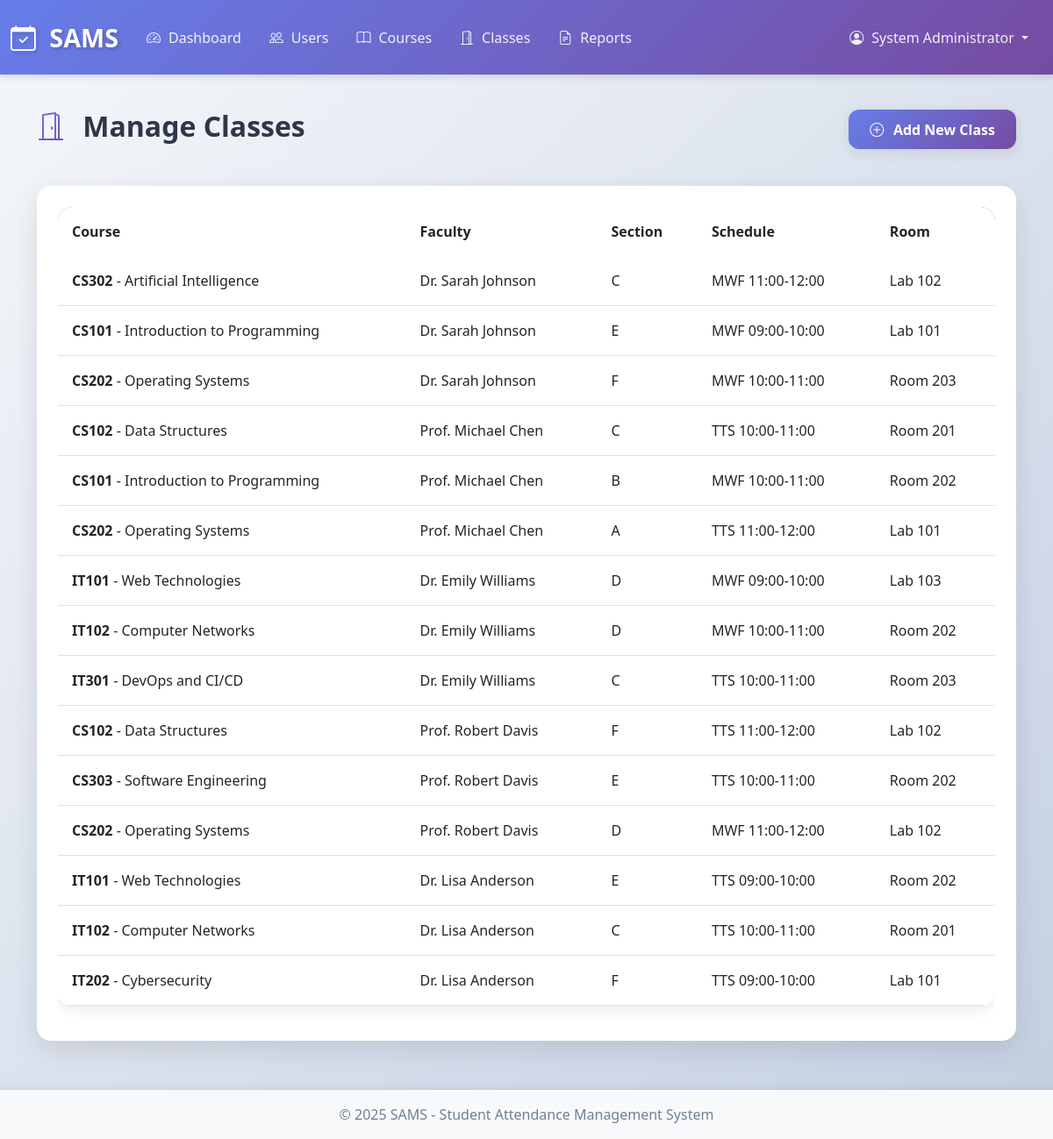
The page /admin/classes (signed in) on the database its author committed.
### app.py (models this page shows)
class User(db.Model):
    __tablename__ = 'users'
    id = db.Column(db.Integer, primary_key=True)
    username = db.Column(db.String(80), unique=True, nullable=False)
    email = db.Column(db.String(120), unique=True, nullable=False)
    password_hash = db.Column(db.String(200), nullable=False)
    role = db.Column(db.String(20), nullable=False)
    full_name = db.Column(db.String(100), nullable=False)
    created_at = db.Column(db.DateTime, default=datetime.utcnow)
    is_active = db.Column(db.Boolean, default=True)

class Class(db.Model):
    __tablename__ = 'classes'
    id = db.Column(db.Integer, primary_key=True)
    course_id = db.Column(db.Integer, db.ForeignKey('courses.id'), nullable=False)
    faculty_id = db.Column(db.Integer, db.ForeignKey('faculty.id'), nullable=False)
    section = db.Column(db.String(10))
    schedule = db.Column(db.String(100))
    room = db.Column(db.String(20))
    course = db.relationship('Course', backref='classes')
    faculty = db.relationship('Faculty', backref='classes')

class Course(db.Model):
    __tablename__ = 'courses'
    id = db.Column(db.Integer, primary_key=True)
    course_code = db.Column(db.String(20), unique=True, nullable=False)
    course_name = db.Column(db.String(100), nullable=False)
    department = db.Column(db.String(100))
    credits = db.Column(db.Integer)
    year = db.Column(db.Integer)
    semester = db.Column(db.Integer)

### app.py (the view)
@app.route('/admin/classes')
@role_required('admin')
def admin_classes():
    classes = Class.query.all()
    return render_template('admin/classes.html', classes=classes)

### app.py (called while the page is built)
@app.before_request
def check_session_timeout():
    if 'user_id' in session:
        session.permanent = True
        last_activity = session.get('last_activity')
        if last_activity:
            last_activity_time = datetime.fromisoformat(last_activity)
            if datetime.now() - last_activity_time > timedelta(minutes=30):
                session.clear()
                flash('Your session has expired. Please log in again.', 'warning')
                return redirect(url_for('login'))
        session['last_activity'] = datetime.now().isoformat()

def role_required(*roles):
    def decorator(f):
        @wraps(f)
        def decorated_function(*args, **kwargs):
            if 'user_id' not in session:
                flash('Please log in to access this page.', 'warning')
                return redirect(url_for('login'))
            user = User.query.get(session['user_id'])
            if user.role not in roles:
                flash('You do not have permission to access this page.', 'danger')
                return redirect(url_for('dashboard'))
            return f(*args, **kwargs)
        return decorated_function
    return decorator

### templates/admin/classes.html (shortened to what this page needs)
{% extends "base.html" %}
{% block content %}
<div class="row mb-4">
    <div class="col-md-6"><h2><i class="bi bi-door-open"></i> Manage Classes</h2></div>
    <div class="col-md-6 text-end">
        <a href="{{ url_for('admin_add_class') }}" class="btn btn-primary"><i class="bi bi-plus-circle"></i> Add New Class</a>
    </div>
</div>
<div class="card">
    <div class="card-body">
        <div class="table-responsive">
            <table class="table table-hover">
                <thead><tr><th>Course</th><th>Faculty</th><th>Section</th><th>Schedule</th><th>Room</th></tr></thead>
                <tbody>
                    {% for class in classes %}
                    <tr>
                        <td><strong>{{ class.course.course_code }}</strong> - {{ class.course.course_name }}</td>
                        <td>{{ class.faculty.user.full_name }}</td>
                        <td>{{ class.section }}</td>
                        <td>{{ class.schedule }}</td>
                        <td>{{ class.room }}</td>
                    </tr>
                    {% endfor %}
                </tbody>
            </table>
        </div>
    </div>
</div>
{% endblock %}

### templates/base.html (shortened to what this page needs)
<!DOCTYPE html>
<html lang="en">
<head>
    <link href="https://cdn.jsdelivr.net/npm/bootstrap@5.3.0/dist/css/bootstrap.min.css" rel="stylesheet">
    <link rel="stylesheet" href="https://cdn.jsdelivr.net/npm/bootstrap-icons@1.10.0/font/bootstrap-icons.css">
    <link rel="stylesheet" href="{{ url_for('static', filename='css/style.css') }}">
</head>
<body>
    {% if session.user_id %}
    <nav class="navbar navbar-expand-lg navbar-dark bg-primary">
        <div class="container-fluid">
            <a class="navbar-brand" href="{{ url_for('dashboard') }}">
                <i class="bi bi-calendar-check"></i> SAMS
            </a>
            <div class="collapse navbar-collapse" id="navbarNav">
                <ul class="navbar-nav me-auto">
                    {% if session.role == 'admin' %}
                    <li class="nav-item">
                        <a class="nav-link" href="{{ url_for('admin_dashboard') }}">
                            <i class="bi bi-speedometer2"></i> Dashboard
                        </a>
                    </li>
                    <li class="nav-item">
                        <a class="nav-link" href="{{ url_for('admin_users') }}">
                            <i class="bi bi-people"></i> Users
                        </a>
                    </li>
                    <li class="nav-item">
                        <a class="nav-link" href="{{ url_for('admin_courses') }}">
                            <i class="bi bi-book"></i> Courses
                        </a>
                    </li>
                    <li class="nav-item">
                        <a class="nav-link" href="{{ url_for('admin_classes') }}">
                            <i class="bi bi-door-open"></i> Classes
                        </a>
                    </li>
                    <li class="nav-item">
                        <a class="nav-link" href="{{ url_for('admin_reports') }}">
                            <i class="bi bi-file-earmark-text"></i> Reports
                        </a>
                    </li>
                    {% endif %}
                </ul>
                <ul class="navbar-nav">
                    <li class="nav-item dropdown">
                        <a class="nav-link dropdown-toggle" href="#" id="navbarDropdown" role="button" data-bs-toggle="dropdown">
                            <i class="bi bi-person-circle"></i> {{ session.full_name }}
                        </a>
                    </li>
                </ul>
            </div>
        </div>
    </nav>
    {% endif %}
    <main class="container my-4">
        {% block content %}{% endblock %}
    </main>
    <footer class="footer mt-auto py-3 bg-light">
        <div class="container text-center">
            <span class="text-muted">© 2025 SAMS - Student Attendance Management System</span>
        </div>
    </footer>
</body>
</html>

### static/css/style.css (style rules this page uses)
:root { --primary-gradient: linear-gradient(135deg, #667eea 0%, #764ba2 100%); --success-gradient: linear-gradient(135deg, #11998e 0%, #38ef7d 100%); --info-gradient: linear-gradient(135deg, #2193b0 0%, #6dd5ed 100%); --warning-gradient: linear-gradient(135deg, #f093fb 0%, #f5576c 100%); --danger-gradient: linear-gradient(135deg, #fa709a 0%, #fee140 100%); --dark-gradient: linear-gradient(135deg, #434343 0%, #000000 100%); }
* { margin: 0; padding: 0; box-sizing: border-box; }
body { background: linear-gradient(135deg, #f5f7fa 0%, #c3cfe2 100%); min-height: 100vh; display: flex; flex-direction: column; font-family: 'Segoe UI', Tahoma, Geneva, Verdana, sans-serif; color: #2d3748; }
main { flex: 1; }
.navbar { background: var(--primary-gradient) !important; box-shadow: 0 4px 6px rgba(0,0,0,0.1); padding: 1rem 0; }
.navbar-brand { font-weight: 700; font-size: 1.8rem; color: white !important; text-shadow: 2px 2px 4px rgba(0,0,0,0.2); transition: transform 0.3s ease; }
.navbar-brand i { margin-right: 0.5rem; animation: pulse 2s infinite; }
.nav-link { color: rgba(255,255,255,0.9) !important; font-weight: 500; transition: all 0.3s ease; padding: 0.5rem 1rem !important; border-radius: 0.5rem; }
.nav-link i { margin-right: 0.3rem; }
.card { border: none; border-radius: 1rem; box-shadow: 0 10px 30px rgba(0,0,0,0.1); margin-bottom: 2rem; transition: all 0.3s ease; overflow: hidden; }
.card-body { padding: 1.5rem; }
.btn { border-radius: 0.75rem; padding: 0.65rem 1.5rem; font-weight: 600; transition: all 0.3s ease; border: none; box-shadow: 0 4px 15px rgba(0,0,0,0.1); }
.btn-primary { background: var(--primary-gradient); }
.btn i { margin-right: 0.4rem; }
.table { background-color: white; border-radius: 1rem; overflow: hidden; box-shadow: 0 5px 15px rgba(0,0,0,0.08); }
.table thead { background: var(--primary-gradient); color: white; }
.table thead th { border: none; padding: 1rem; font-weight: 600; }
.table tbody tr { transition: all 0.3s ease; }
.table tbody td { vertical-align: middle; padding: 1rem; }
.table-responsive { border-radius: 1rem; overflow-x: auto; }
.footer { background: white; padding: 2rem 0; margin-top: 3rem; box-shadow: 0 -4px 6px rgba(0,0,0,0.05); }
.footer .text-muted { color: #718096 !important; font-weight: 500; }
h1, h2, h3, h4, h5, h6 { color: #2d3748; font-weight: 700; margin-bottom: 1.5rem; }
h2 { font-size: 2rem; }
h2 i { margin-right: 0.75rem; background: var(--primary-gradient); -webkit-background-clip: text; -webkit-text-fill-color: transparent; background-clip: text; }

### rows shown on the page
User: full_name "System Administrator"
Class: course.course_code "CS302", course.course_name "Artificial Intelligence", faculty.user.full_name "Dr. Sarah Johnson", section "C", schedule "MWF 11:00-12:00", room "Lab 102"
Class: course.course_code "CS101", course.course_name "Introduction to Programming", faculty.user.full_name "Dr. Sarah Johnson", section "E", schedule "MWF 09:00-10:00", room "Lab 101"
Class: course.course_code "CS202", course.course_name "Operating Systems", faculty.user.full_name "Dr. Sarah Johnson", section "F", schedule "MWF 10:00-11:00", room "Room 203"
Class: course.course_code "CS102", course.course_name "Data Structures", faculty.user.full_name "Prof. Michael Chen", section "C", schedule "TTS 10:00-11:00", room "Room 201"
Class: course.course_code "CS101", course.course_name "Introduction to Programming", faculty.user.full_name "Prof. Michael Chen", section "B", schedule "MWF 10:00-11:00", room "Room 202"
Class: course.course_code "CS202", course.course_name "Operating Systems", faculty.user.full_name "Prof. Michael Chen", section "A", schedule "TTS 11:00-12:00", room "Lab 101"
Class: course.course_code "IT101", course.course_name "Web Technologies", faculty.user.full_name "Dr. Emily Williams", section "D", schedule "MWF 09:00-10:00", room "Lab 103"
Class: course.course_code "IT102", course.course_name "Computer Networks", faculty.user.full_name "Dr. Emily Williams", section "D", schedule "MWF 10:00-11:00", room "Room 202"
Class: course.course_code "IT301", course.course_name "DevOps and CI/CD", faculty.user.full_name "Dr. Emily Williams", section "C", schedule "TTS 10:00-11:00", room "Room 203"
Class: course.course_code "CS102", course.course_name "Data Structures", faculty.user.full_name "Prof. Robert Davis", section "F", schedule "TTS 11:00-12:00", room "Lab 102"
Class: course.course_code "CS303", course.course_name "Software Engineering", faculty.user.full_name "Prof. Robert Davis", section "E", schedule "TTS 10:00-11:00", room "Room 202"
Class: course.course_code "CS202", course.course_name "Operating Systems", faculty.user.full_name "Prof. Robert Davis", section "D", schedule "MWF 11:00-12:00", room "Lab 102"
Class: course.course_code "IT101", course.course_name "Web Technologies", faculty.user.full_name "Dr. Lisa Anderson", section "E", schedule "TTS 09:00-10:00", room "Room 202"
Class: course.course_code "IT102", course.course_name "Computer Networks", faculty.user.full_name "Dr. Lisa Anderson", section "C", schedule "TTS 10:00-11:00", room "Room 201"
Class: course.course_code "IT202", course.course_name "Cybersecurity", faculty.user.full_name "Dr. Lisa Anderson", section "F", schedule "TTS 09:00-10:00", room "Lab 101"
